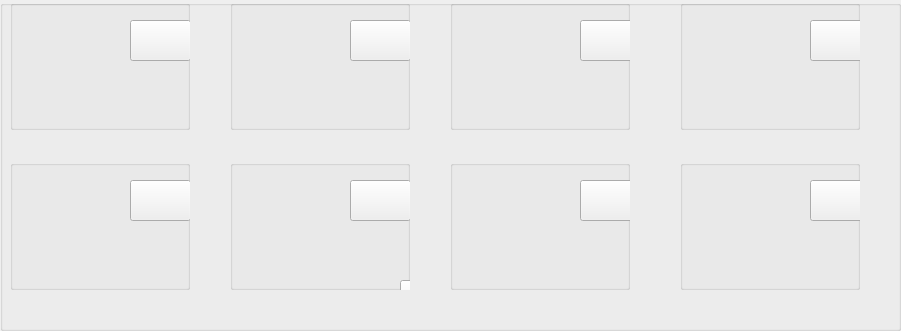
      <widget class="QGroupBox" name="groupBox_11">
       <property name="geometry">
        <rect>
         <x>130</x>
         <y>20</y>
         <width>901</width>
         <height>331</height>
        </rect>
       </property>
       <property name="title">
        <string/>
       </property>
       <widget class="QGroupBox" name="groupBox_3">
        <property name="geometry">
         <rect>
          <x>10</x>
          <y>0</y>
          <width>180</width>
          <height>130</height>
         </rect>
        </property>
        <property name="title">
         <string/>
        </property>
        <widget class="QLabel" name="label_food1">
         <property name="geometry">
          <rect>
           <x>0</x>
           <y>0</y>
           <width>120</width>
           <height>80</height>
          </rect>
         </property>
         <property name="styleSheet">
          <string notr="true">image: url(:/pic_tabBox/11S204/xiangtianwang.jpg);</string>
         </property>
         <property name="text">
          <string/>
         </property>
        </widget>
        <widget class="QLabel" name="label_desc">
         <property name="geometry">
          <rect>
           <x>10</x>
           <y>90</y>
           <width>161</width>
           <height>16</height>
          </rect>
         </property>
         <property name="font">
          <font>
           <family>微软雅黑</family>
           <bold>true</bold>
          </font>
         </property>
         <property name="text">
          <string/>
         </property>
        </widget>
        <widget class="QLabel" name="label_value">
         <property name="geometry">
          <rect>
           <x>10</x>
           <y>110</y>
           <width>41</width>
           <height>16</height>
          </rect>
         </property>
         <property name="font">
          <font>
           <family>等线</family>
           <pointsize>12</pointsize>
           <bold>true</bold>
          </font>
         </property>
         <property name="text">
          <string/>
         </property>
        </widget>
        <widget class="QPushButton" name="pushButton_get">
         <property name="geometry">
          <rect>
           <x>120</x>
           <y>20</y>
           <width>61</width>
           <height>41</height>
          </rect>
         </property>
         <property name="cursor">
          <cursorShape>OpenHandCursor</cursorShape>
         </property>
         <property name="styleSheet">
          <string notr="true">image: url(:/pic_tabBox/11S204/1.jpg);</string>
         </property>
         <property name="text">
          <string/>
         </property>
        </widget>
       </widget>
       <widget class="QGroupBox" name="groupBox_4">
        <property name="geometry">
         <rect>
          <x>230</x>
          <y>0</y>
          <width>180</width>
          <height>130</height>
         </rect>
        </property>
        <property name="title">
         <string/>
        </property>
        <widget class="QLabel" name="label_food1_2">
         <property name="geometry">
          <rect>
           <x>0</x>
           <y>0</y>
           <width>120</width>
           <height>80</height>
          </rect>
         </property>
         <property name="styleSheet">
          <string notr="true">image: url(:/pic_tabBox/11S204/jirouchang.jpg);</string>
         </property>
         <property name="text">
          <string/>
         </property>
        </widget>
        <widget class="QLabel" name="label_desc_2">
         <property name="geometry">
          <rect>
           <x>10</x>
           <y>90</y>
           <width>161</width>
           <height>16</height>
          </rect>
         </property>
         <property name="font">
          <font>
           <family>微软雅黑</family>
           <bold>true</bold>
          </font>
         </property>
         <property name="text">
          <string/>
         </property>
        </widget>
        <widget class="QLabel" name="label_value_2">
         <property name="geometry">
          <rect>
           <x>10</x>
           <y>110</y>
           <width>41</width>
           <height>16</height>
          </rect>
         </property>
         <property name="font">
          <font>
           <family>等线</family>
           <pointsize>12</pointsize>
           <bold>true</bold>
          </font>
         </property>
         <property name="text">
          <string/>
         </property>
        </widget>
        <widget class="QPushButton" name="pushButton_get_2">
         <property name="geometry">
          <rect>
           <x>120</x>
           <y>20</y>
           <width>61</width>
           <height>41</height>
          </rect>
         </property>
         <property name="cursor">
          <cursorShape>OpenHandCursor</cursorShape>
         </property>
         <property name="styleSheet">
          <string notr="true">image: url(:/pic_tabBox/11S204/1.jpg);</string>
         </property>
         <property name="text">
          <string/>
         </property>
        </widget>
       </widget>
       <widget class="QGroupBox" name="groupBox_7">
        <property name="geometry">
         <rect>
          <x>10</x>
          <y>160</y>
          <width>180</width>
          <height>130</height>
         </rect>
        </property>
        <property name="title">
         <string/>
        </property>
        <widget class="QLabel" name="label_food1_5">
         <property name="geometry">
          <rect>
           <x>0</x>
           <y>0</y>
           <width>120</width>
           <height>80</height>
          </rect>
         </property>
         <property name="styleSheet">
          <string notr="true">image: url(:/pic_tabBox/11S204/moxigelaweidianxinmian.jpg);</string>
         </property>
         <property name="text">
          <string/>
         </property>
        </widget>
        <widget class="QLabel" name="label_desc_5">
         <property name="geometry">
          <rect>
           <x>10</x>
           <y>90</y>
           <width>161</width>
           <height>16</height>
          </rect>
         </property>
         <property name="font">
          <font>
           <family>微软雅黑</family>
           <bold>true</bold>
          </font>
         </property>
         <property name="text">
          <string/>
         </property>
        </widget>
        <widget class="QLabel" name="label_value_5">
         <property name="geometry">
          <rect>
           <x>10</x>
           <y>110</y>
           <width>41</width>
           <height>16</height>
          </rect>
         </property>
         <property name="font">
          <font>
           <family>等线</family>
           <pointsize>12</pointsize>
           <bold>true</bold>
          </font>
         </property>
         <property name="text">
          <string/>
         </property>
        </widget>
        <widget class="QPushButton" name="pushButton_get_5">
         <property name="geometry">
          <rect>
           <x>120</x>
           <y>20</y>
           <width>61</width>
           <height>41</height>
          </rect>
         </property>
         <property name="cursor">
          <cursorShape>OpenHandCursor</cursorShape>
         </property>
         <property name="styleSheet">
          <string notr="true">image: url(:/pic_tabBox/11S204/1.jpg);</string>
         </property>
         <property name="text">
          <string/>
         </property>
        </widget>
       </widget>
       <widget class="QGroupBox" name="groupBox_8">
        <property name="geometry">
         <rect>
          <x>230</x>
          <y>160</y>
          <width>180</width>
          <height>130</height>
         </rect>
        </property>
        <property name="title">
         <string/>
        </property>
        <widget class="QLabel" name="label_food1_6">
         <property name="geometry">
          <rect>
           <x>0</x>
           <y>0</y>
           <width>120</width>
           <height>80</height>
          </rect>
         </property>
         <property name="styleSheet">
          <string notr="true">image: url(:/pic_tabBox/11S204/daliyuanheimi.JPEG);
</string>
         </property>
         <property name="text">
          <string/>
         </property>
        </widget>
        <widget class="QLabel" name="label_desc_6">
         <property name="geometry">
          <rect>
           <x>10</x>
           <y>90</y>
           <width>161</width>
           <height>16</height>
          </rect>
         </property>
         <property name="font">
          <font>
           <family>微软雅黑</family>
           <bold>true</bold>
          </font>
         </property>
         <property name="text">
          <string/>
         </property>
        </widget>
        <widget class="QLabel" name="label_value_6">
         <property name="geometry">
          <rect>
           <x>10</x>
           <y>110</y>
           <width>41</width>
           <height>16</height>
          </rect>
         </property>
         <property name="font">
          <font>
           <family>等线</family>
           <pointsize>12</pointsize>
           <bold>true</bold>
          </font>
         </property>
         <property name="text">
          <string/>
         </property>
        </widget>
        <widget class="QPushButton" name="pushButton_get_6">
         <property name="geometry">
          <rect>
           <x>170</x>
           <y>120</y>
           <width>61</width>
           <height>41</height>
          </rect>
         </property>
         <property name="styleSheet">
          <string notr="true">image: url(:/pic_tabBox/11S204/1.jpg);</string>
         </property>
         <property name="text">
          <string/>
         </property>
        </widget>
        <widget class="QPushButton" name="pushButton_get_7">
         <property name="geometry">
          <rect>
           <x>120</x>
           <y>20</y>
           <width>61</width>
           <height>41</height>
          </rect>
         </property>
         <property name="styleSheet">
          <string notr="true">image: url(:/pic_tabBox/11S204/1.jpg);</string>
         </property>
         <property name="text">
          <string/>
         </property>
        </widget>
       </widget>
       <widget class="QGroupBox" name="groupBox_9">
        <property name="geometry">
         <rect>
          <x>450</x>
          <y>160</y>
          <width>180</width>
          <height>130</height>
         </rect>
        </property>
        <property name="title">
         <string/>
        </property>
        <widget class="QLabel" name="label_food1_7">
         <property name="geometry">
          <rect>
           <x>0</x>
           <y>0</y>
           <width>120</width>
           <height>80</height>
          </rect>
         </property>
         <property name="styleSheet">
          <string notr="true">image: url(:/pic_tabBox/11S204/daliyuanyouyican.jpg);</string>
         </property>
         <property name="text">
          <string/>
         </property>
        </widget>
        <widget class="QLabel" name="label_desc_7">
         <property name="geometry">
          <rect>
           <x>10</x>
           <y>90</y>
           <width>161</width>
           <height>16</height>
          </rect>
         </property>
         <property name="font">
          <font>
           <family>微软雅黑</family>
           <bold>true</bold>
          </font>
         </property>
         <property name="text">
          <string/>
         </property>
        </widget>
        <widget class="QLabel" name="label_value_7">
         <property name="geometry">
          <rect>
           <x>10</x>
           <y>110</y>
           <width>41</width>
           <height>16</height>
          </rect>
         </property>
         <property name="font">
          <font>
           <family>等线</family>
           <pointsize>12</pointsize>
           <bold>true</bold>
          </font>
         </property>
         <property name="text">
          <string/>
         </property>
        </widget>
        <widget class="QPushButton" name="pushButton_get_8">
         <property name="geometry">
          <rect>
           <x>130</x>
           <y>20</y>
           <width>61</width>
           <height>41</height>
          </rect>
         </property>
         <property name="cursor">
          <cursorShape>OpenHandCursor</cursorShape>
         </property>
         <property name="styleSheet">
          <string notr="true">image: url(:/pic_tabBox/11S204/1.jpg);</string>
         </property>
         <property name="text">
          <string/>
         </property>
        </widget>
       </widget>
       <widget class="QGroupBox" name="groupBox_10">
        <property name="geometry">
         <rect>
          <x>680</x>
          <y>160</y>
          <width>180</width>
          <height>130</height>
         </rect>
        </property>
        <property name="title">
         <string/>
        </property>
        <widget class="QLabel" name="label_food1_8">
         <property name="geometry">
          <rect>
           <x>0</x>
           <y>0</y>
           <width>120</width>
           <height>80</height>
          </rect>
         </property>
         <property name="styleSheet">
          <string notr="true">image: url(:/pic_tabBox/11S204/xizhilangyoulemeixaingyu.jpg);</string>
         </property>
         <property name="text">
          <string/>
         </property>
        </widget>
        <widget class="QLabel" name="label_desc_8">
         <property name="geometry">
          <rect>
           <x>10</x>
           <y>90</y>
           <width>161</width>
           <height>16</height>
          </rect>
         </property>
         <property name="font">
          <font>
           <family>微软雅黑</family>
           <bold>true</bold>
          </font>
         </property>
         <property name="text">
          <string/>
         </property>
        </widget>
        <widget class="QLabel" name="label_value_8">
         <property name="geometry">
          <rect>
           <x>10</x>
           <y>110</y>
           <width>41</width>
           <height>16</height>
          </rect>
         </property>
         <property name="font">
          <font>
           <family>等线</family>
           <pointsize>12</pointsize>
           <bold>true</bold>
          </font>
         </property>
         <property name="text">
          <string/>
         </property>
        </widget>
        <widget class="QPushButton" name="pushButton_get_9">
         <property name="geometry">
          <rect>
           <x>130</x>
           <y>20</y>
           <width>61</width>
           <height>41</height>
          </rect>
         </property>
         <property name="cursor">
          <cursorShape>PointingHandCursor</cursorShape>
         </property>
         <property name="styleSheet">
          <string notr="true">image: url(:/pic_tabBox/11S204/1.jpg);</string>
         </property>
         <property name="text">
          <string/>
         </property>
        </widget>
       </widget>
       <widget class="QGroupBox" name="groupBox_5">
        <property name="geometry">
         <rect>
          <x>450</x>
          <y>0</y>
          <width>180</width>
          <height>130</height>
         </rect>
        </property>
        <property name="title">
         <string/>
        </property>
        <widget class="QLabel" name="label_food1_3">
         <property name="geometry">
          <rect>
           <x>0</x>
           <y>0</y>
           <width>120</width>
           <height>80</height>
          </rect>
         </property>
         <property name="styleSheet">
          <string notr="true">image: url(:/pic_tabBox/11S204/kangshifulaotan.jpg);</string>
         </property>
         <property name="text">
          <string/>
         </property>
        </widget>
        <widget class="QLabel" name="label_desc_3">
         <property name="geometry">
          <rect>
           <x>10</x>
           <y>90</y>
           <width>161</width>
           <height>16</height>
          </rect>
         </property>
         <property name="font">
          <font>
           <family>微软雅黑</family>
           <bold>true</bold>
          </font>
         </property>
         <property name="text">
          <string/>
         </property>
        </widget>
        <widget class="QLabel" name="label_value_3">
         <property name="geometry">
          <rect>
           <x>10</x>
           <y>110</y>
           <width>41</width>
           <height>16</height>
          </rect>
         </property>
         <property name="font">
          <font>
           <family>等线</family>
           <pointsize>12</pointsize>
           <bold>true</bold>
          </font>
         </property>
         <property name="text">
          <string/>
         </property>
        </widget>
        <widget class="QPushButton" name="pushButton_get_3">
         <property name="geometry">
          <rect>
           <x>130</x>
           <y>20</y>
           <width>61</width>
           <height>41</height>
          </rect>
         </property>
         <property name="cursor">
          <cursorShape>OpenHandCursor</cursorShape>
         </property>
         <property name="styleSheet">
          <string notr="true">image: url(:/pic_tabBox/11S204/1.jpg);</string>
         </property>
         <property name="text">
          <string/>
         </property>
        </widget>
       </widget>
       <widget class="QGroupBox" name="groupBox_6">
        <property name="geometry">
         <rect>
          <x>680</x>
          <y>0</y>
          <width>180</width>
          <height>130</height>
         </rect>
        </property>
        <property name="title">
         <string/>
        </property>
        <widget class="QLabel" name="label_food1_4">
         <property name="geometry">
          <rect>
           <x>0</x>
           <y>0</y>
           <width>120</width>
           <height>80</height>
          </rect>
         </property>
         <property name="styleSheet">
          <string notr="true">image: url(:/pic_tabBox/11S204/xianglaniuroumian.jpg);</string>
         </property>
         <property name="text">
          <string/>
         </property>
        </widget>
        <widget class="QLabel" name="label_desc_4">
         <property name="geometry">
          <rect>
           <x>10</x>
           <y>90</y>
           <width>161</width>
           <height>16</height>
          </rect>
         </property>
         <property name="font">
          <font>
           <family>微软雅黑</family>
           <bold>true</bold>
          </font>
         </property>
         <property name="text">
          <string/>
         </property>
        </widget>
        <widget class="QLabel" name="label_value_4">
         <property name="geometry">
          <rect>
           <x>10</x>
           <y>110</y>
           <width>41</width>
           <height>16</height>
          </rect>
         </property>
         <property name="font">
          <font>
           <family>等线</family>
           <pointsize>12</pointsize>
           <bold>true</bold>
          </font>
         </property>
         <property name="text">
          <string/>
         </property>
        </widget>
        <widget class="QPushButton" name="pushButton_get_4">
         <property name="geometry">
          <rect>
           <x>130</x>
           <y>20</y>
           <width>61</width>
           <height>41</height>
          </rect>
         </property>
         <property name="cursor">
          <cursorShape>OpenHandCursor</cursorShape>
         </property>
         <property name="styleSheet">
          <string notr="true">image: url(:/pic_tabBox/11S204/1.jpg);</string>
         </property>
         <property name="text">
          <string/>
         </property>
        </widget>
       </widget>
       <zorder>groupBox_10</zorder>
       <zorder>groupBox_3</zorder>
       <zorder>groupBox_4</zorder>
       <zorder>groupBox_7</zorder>
       <zorder>groupBox_8</zorder>
       <zorder>groupBox_9</zorder>
       <zorder>groupBox_5</zorder>
       <zorder>groupBox_6</zorder>
      </widget>
